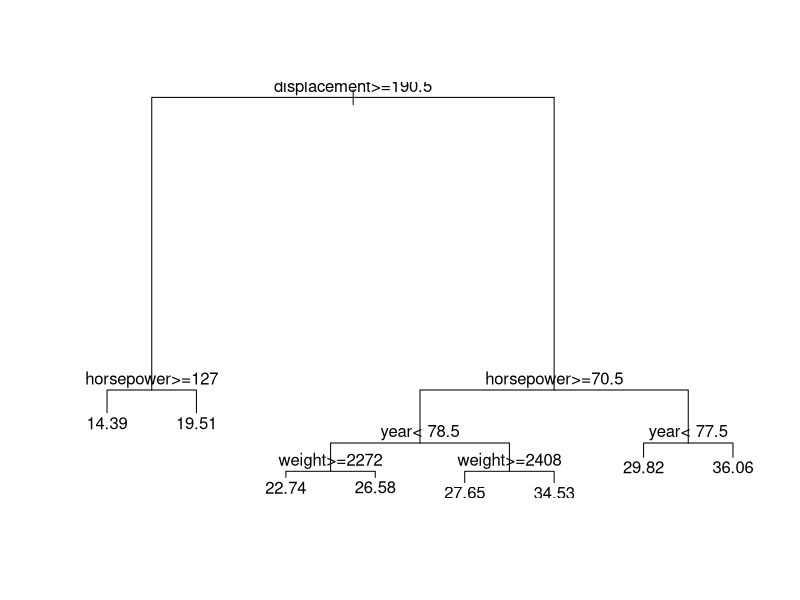
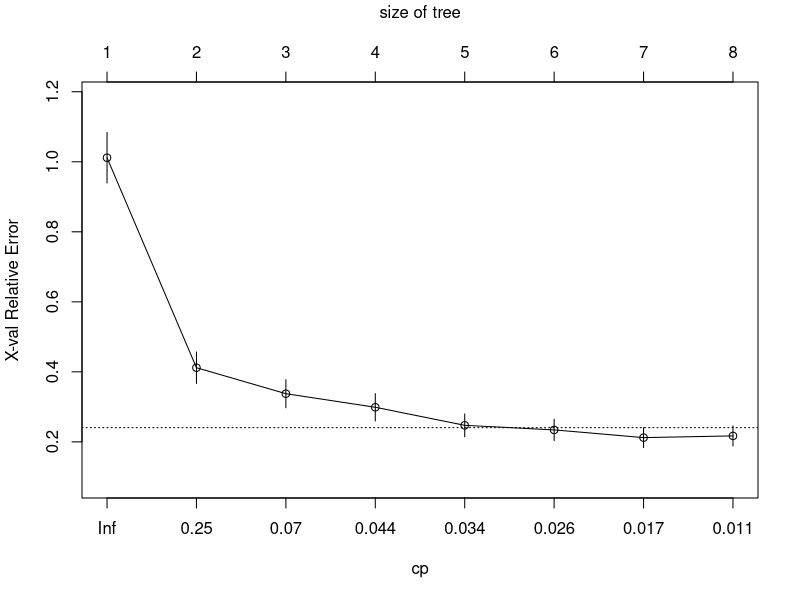
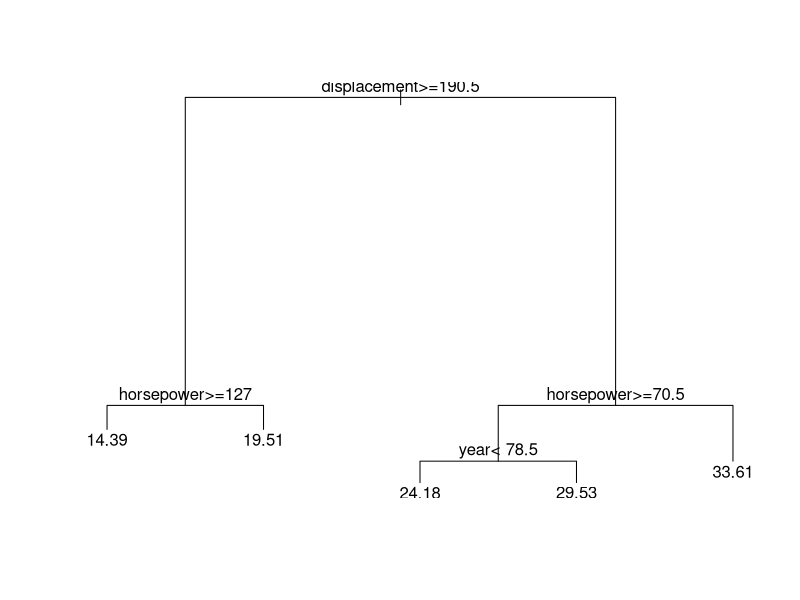

The R source for these figures, in order:
# Fuel Efficiency Analysis
# Regression Tree (Student)

# load the rpart library
library(rpart)

# make a function to split the data into a training set and a validation set
test_train_split = function(data, test_size=.25){
    
    # the the number of observations in the data
    n_obs = dim(data)[1]
    
    # find the number of training observations by rounding up
    n_train_obs = ceiling(n_obs * (1 - test_size))
    
    # get the train indexes
    train_idx = sample(n_obs, n_train_obs)
    
    # split the data
    train = data[train_idx, ]
    test = data[-train_idx, ]

    # return the result
    result = list(train, test)
    return(result)
}

# write a function to calculate the MSE
calc_MSE = function (model, data){
    return (
        mean(
            (data$mpg - predict(model, data)) ^ 2
        )
    )
}

# read in the cleaned ISLR Auto dataset cleaned in 10-ins_best_subset
auto = read.csv("../resources/ISLR_auto_clean.csv", row.names=1)

# split the data
set.seed(1)
result = test_train_split(auto)
train = data.frame(result[1])
test = data.frame(result[2])

# train a decsion tree and show results
tree_unpruned = rpart(mpg ~ ., data=train)
summary(tree_unpruned)

# plot the unpruned tree
plot(tree_unpruned)
text(tree_unpruned)

# show a plot of complexity parameter (penalty) versus relative error
plotcp(tree_unpruned)


# prune the tree at the 5th node and show the summary
tree_pruned = prune(tree_unpruned, cp=.039)
summary(tree_pruned)

# plot the pruned tree
plot(tree_pruned)
text(tree_pruned)

# find the test mse for the unpruned tree
calc_MSE(tree_unpruned, test)

# find the test mse for the pruned tree
calc_MSE(tree_pruned, test)